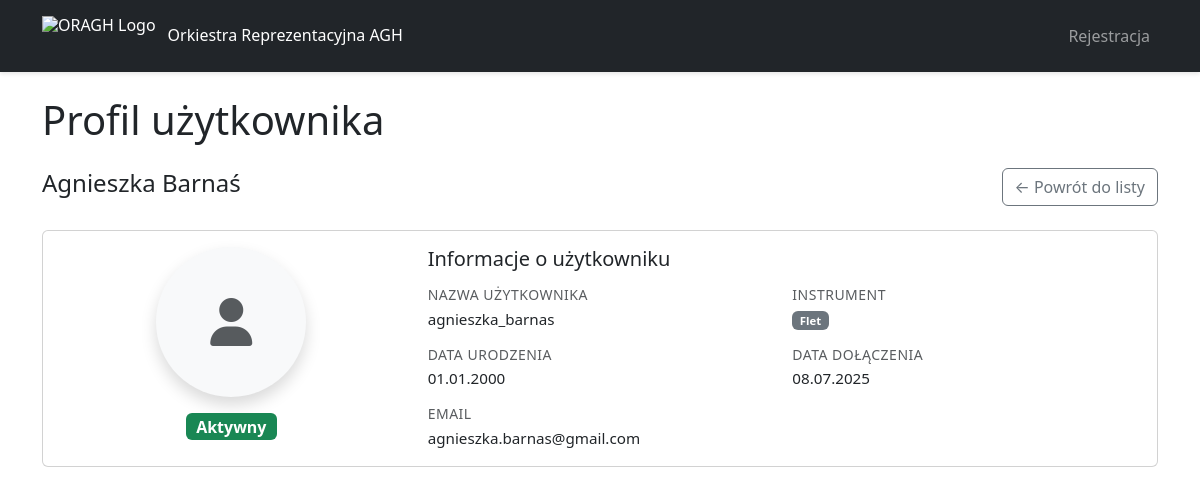
Page /profiles/313/ on the committed database.
### main/models.py (models this page shows, shortened)
class MusicianProfile(models.Model):
    user = models.OneToOneField(User, on_delete=models.CASCADE)
    instrument = models.CharField(max_length=20, choices=INSTRUMENT_CHOICES)
    birthday = models.DateField(null=True, blank=True)
    photo = models.ImageField(upload_to='profile_photos/', null=True, blank=True)
    active = models.BooleanField(default=True)

### main/views.py (the view)
# urls.py: path('profiles/<int:profile_id>/', views.show_profile, name='profile_detail'),
def show_profile(request, profile_id):
    profile = MusicianProfile.objects.get(id=profile_id)
    return render(request, 'show_profile.jinja', {'profile': profile})

### main/templates/show_profile.jinja (shortened to what this page needs)
{% extends "base.jinja" %}
{% block page_title %}Profil użytkownika{% endblock %}
{% block content %}
<div class="d-flex justify-content-between align-items-center mb-4">
  <h4>{{ profile.user.first_name }} {{ profile.user.last_name }}</h4>
  <div>
    <a href="{% url 'show_profiles' %}" class="btn btn-outline-secondary">
      ← Powrót do listy
    </a>
  </div>
</div>
<div class="card">
  <div class="card-body">
    <div class="row g-4">
      <div class="col-md-4 text-center">
        {% if profile.photo %}
          <img src="{{ profile.photo.url }}"
               class="rounded-circle shadow"
               alt="Zdjęcie profilowe"
               style="width: 150px; height: 150px; object-fit: cover;">
        {% else %}
          <div class="rounded-circle bg-light d-flex align-items-center justify-content-center mx-auto shadow"
               style="width: 150px; height: 150px;">
            <i class="fas fa-user fa-3x text-muted"></i>
          </div>
        {% endif %}
        <div class="mt-3">
          {% if profile.active %}
            <span class="badge bg-success fs-6">Aktywny</span>
          {% else %}
            <span class="badge bg-warning fs-6">Nieaktywny</span>
          {% endif %}
        </div>
      </div>
      <div class="col-md-8">
        <h5 class="mb-3">Informacje o użytkowniku</h5>
        <div class="row g-3">
          <div class="col-md-6">
            <h6 class="text-muted mb-1">Nazwa użytkownika</h6>
            <p class="mb-0">{{ profile.user.username }}</p>
          </div>
          <div class="col-md-6">
            <h6 class="text-muted mb-1">Instrument</h6>
            <p class="mb-0">
              <span class="badge bg-secondary">{{ profile.get_instrument_display }}</span>
            </p>
          </div>
          <div class="col-md-6">
            <h6 class="text-muted mb-1">Data urodzenia</h6>
            <p class="mb-0">
              {% if profile.birthday %}
                {{ profile.birthday|date:"d.m.Y" }}
              {% else %}
                <span class="text-muted">Nie podano</span>
              {% endif %}
            </p>
          </div>
          <div class="col-md-6">
            <h6 class="text-muted mb-1">Data dołączenia</h6>
            <p class="mb-0">{{ profile.user.date_joined|date:"d.m.Y" }}</p>
          </div>
          {% if profile.user.email %}
            <div class="col-md-6">
              <h6 class="text-muted mb-1">Email</h6>
              <p class="mb-0">{{ profile.user.email }}</p>
            </div>
          {% endif %}
        </div>
      </div>
    </div>
  </div>
</div>
{% endblock %}

### main/templates/base.jinja (style rules this page uses)
body { padding-top: 0; }

### main/templates/show_profile.jinja (style rules this page uses)
.row.g-3 > [class*="col-"] h6 { color: #6c757d; font-size: 0.875rem; text-transform: uppercase; letter-spacing: 0.5px; }
.row.g-3 > [class*="col-"] p { font-size: 0.95rem; font-weight: 500; }

### rows in the picture
MusicianProfile: user.first_name "Agnieszka", user.last_name "Barnaś", user.username "agnieszka_barnas", instrument "Flet", birthday "01.01.2000", user.date_joined "08.07.2025", user.email "agnieszka.barnas@gmail.com"
